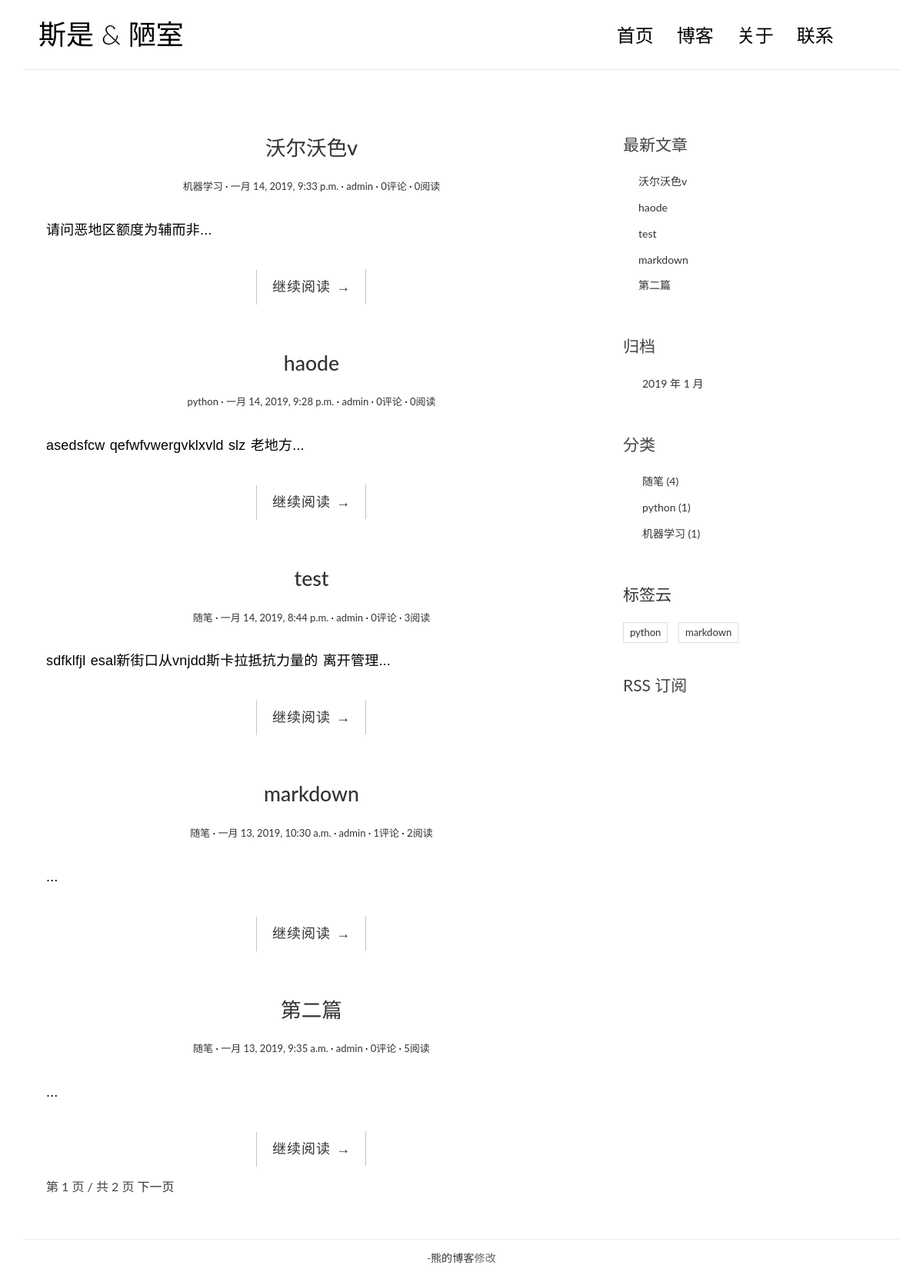
The page / on the database its author committed.
### blog/models.py (models this page shows, shortened)
class Post(models.Model):
    title=models.CharField(max_length=100)
    body=models.TextField()
    create_time=models.DateTimeField(blank=True)
    modefied_time=models.DateTimeField(blank=True)
    excerpt=models.CharField(max_length=200,blank=True)
    category=models.ForeignKey(Category, on_delete=models.CASCADE)
    tags=models.ManyToManyField(Tags)
    author=models.ForeignKey(User,on_delete=models.CASCADE)
    views = models.PositiveIntegerField(default=0)
    def get_absolute_url(self):
        return reverse('blog:detail', kwargs={'pk': self.pk})
    class Meta:
        ordering=['-create_time']

class Category(models.Model):
    name=models.CharField(max_length=50)
    def __str__(self):
        return self.name

class Tags(models.Model):
    name=models.CharField(max_length=50)

### blog/views.py (the view)
# urls.py: path('',views.IndexView.as_view(),name='index'),
class IndexView(ListView):
    model=Post
    template_name="blog/index.html"
    context_object_name='post_list'
    paginate_by = 5

### blog/templatetags/blog_tags.py (called while the page is built)
@register.simple_tag
def get_recent_posts(num=5):
    return Post.objects.all().order_by('-create_time')[:num]

@register.simple_tag
def archives():
    return Post.objects.dates('create_time', 'month', order='DESC')

@register.simple_tag
def get_categories():
    return Category.objects.annotate(num_posts=Count('post')).filter(num_posts__gt=0)

@register.simple_tag
def get_tags():
    return Tags.objects.annotate(num_posts=Count('post')).filter(num_posts__gt=0)

### templates/blog/index.html (shortened to what this page needs)
{% extends 'base.html' %}
{% block main %}
                {% for post in post_list %}
                 <article class="post post-{{ post.pk }}">
                    <header class="entry-header">
                        <h1 class="entry-title">
                            <a href="{{ post.get_absolute_url }}">{{ post.title }}</a>
                        </h1>
                        <div class="entry-meta">
                            <span class="post-category"><a href="#">{{ post.category }}</a></span>
                            <span class="post-date"><a href="#"><time class="entry-date"
                                                                      datetime="{{ post.create_time }}">{{ post.create_time }}</time></a></span>
                            <span class="post-author"><a href="#">{{ post.author }}</a></span>
                            <span class="comments-link"><a href="#">{{ post.comment_set.count }}评论</a></span>
                            <span class="views-count"><a href="#">{{ post.views }}阅读</a></span>
                        </div>
                    </header>
                    <div class="entry-content clearfix">
                        <p>{{ post.excerpt }}...</p>
                        <div class="read-more cl-effect-14">
                                <a href="{{ post.get_absolute_url }}" class="more-link">继续阅读 <span class="meta-nav">→</span></a>
                        </div>
                    </div>
                </article>
                {% empty %}
                       <div class="no-post">暂时还没有发布的文章！</div>
                {% endfor %}
                {% if is_paginated %}
                <div class="pagination-simple">
                  <span class="current">第 {{ page_obj.number }} 页 / 共 {{ paginator.num_pages }} 页</span>
                  {% if page_obj.has_next %}
                    <a href="?page={{ page_obj.next_page_number }}">下一页</a>
                  {% endif %}
                </div>
                {% endif %}
                {% endblock main %}

### templates/base.html (shortened to what this page needs)
{% load staticfiles %}
{% load blog_tags %}
<!DOCTYPE html>
<html>
<head>
    <link rel="stylesheet" href="http://code.ionicframework.com/ionicons/2.0.1/css/ionicons.min.css">
    <link rel="stylesheet" href="{% static 'blog/css/bootstrap.min.css' %}">
    <link rel="stylesheet" href="{% static 'blog/css/pace.css' %}">
    <link rel="stylesheet" href="{% static 'blog/css/custom.css' %}">
    <link rel="stylesheet" href="{% static 'blog/css/highlights/github.css' %}">
</head>
<body>
<div class="container">
    <header id="site-header">
        <div class="row">
            <div class="col-md-4 col-sm-5 col-xs-8">
                <div class="logo">
                        <h1><a href="{% url 'blog:index' %}"><b>斯是</b> &amp; 陋室</a></h1>
                </div>
            </div>
            <div class="col-md-8 col-sm-7 col-xs-4">
                <nav class="main-nav" role="navigation">
                    <div class="collapse navbar-collapse" id="bs-example-navbar-collapse-1">
                        <ul class="nav navbar-nav navbar-right">
                            <li class="cl-effect-11"><a href="{% url 'blog:index' %}" data-hover="首页">首页</a></li>
                            <li class="cl-effect-11"><a href="full-width.html" data-hover="博客">博客</a></li>
                            <li class="cl-effect-11"><a href="about.html" data-hover="关于">关于</a></li>
                            <li class="cl-effect-11"><a href="contact.html" data-hover="联系">联系</a></li>
                        </ul>
                    </div>
                </nav>
            </div>
        </div>
    </header>
</div>
<div class="content-body">
    <div class="container">
        <div class="row">
            <main class="col-md-8">
                {% block main %}
                {% endblock main %}
            </main>
            <aside class="col-md-4">
                <div class="widget widget-recent-posts">
                    <h3 class="widget-title">最新文章</h3>
                    {% get_recent_posts as recent_post_list %}
                    <ul>
                            {% for post in recent_post_list %}
                        <li>
                                <a href="{{ post.get_absolute_url }}">{{ post.title }}</a>
                        </li>
                        {% empty %}
                        暂无分类！
                        {% endfor %}
                    </ul>
                </div>
                <div class="widget widget-archives">
                    <h3 class="widget-title">归档</h3>
                    {% archives as date_list %}
                    <ul>
                            {% for date in date_list %}
                            <li>
                                    <a href="{% url 'blog:archives' date.year date.month %}">
                                            {{ date.year }} 年 {{ date.month }} 月
                                          </a>
                            </li>
                            {% empty %}
                            暂无归档！
                            {% endfor %}
                          </ul>
                </div>
                <div class="widget widget-category">
                        <h3 class="widget-title">分类</h3>
                        {% get_categories as category_list %}
                        <ul>
                          {% for category in category_list %}
                          <li>
                            <a href="{% url 'blog:category' category.pk %}">{{ category.name }}
                                <span class="post-count">({{ category.num_posts }})</span>
                          </li>
                          {% empty %}
                          暂无分类！
                          {% endfor %}
                        </ul>
                </div>
                <div class="widget widget-tag-cloud">
                    <h3 class="widget-title">标签云</h3>
                    {% get_tags as tag_list %}
                    <ul>
                      {% for tag in tag_list %}
                      <li>
                        <a href="{% url 'blog:tag' tag.pk %}">{{ tag.name }}</a>
                      </li>
                      {% empty %}
                      暂无标签！
                      {% endfor %}
                    </ul>
                  </div>
                <div class="rss">
                    <a href="{% url 'rss' %}"> RSS 订阅</a>
                </div>
            </aside>
        </div>
    </div>
</div>
<footer id="site-footer">
    <div class="container">
        <div class="row">
            <div class="col-md-12">
                <p class="copyright">
                    -<a href="http://www.jsxiong.cn/" title="网页模板" target="_blank">熊的博客</a>修改
                </p>
            </div>
        </div>
    </div>
</footer>
</body>
</html>

### blog/static/blog/css/custom.css (style rules this page uses)
* { outline: none; }
h1, h2, h3, h4, h5, h6 { margin-top: 0; }
b { font-weight: 400; }
a { color: #333; }
body { color: #444; font-family: 'Lato', sans-serif; }
p { font-family: 'Ubuntu', sans-serif; font-weight: 400; word-spacing: 1px; letter-spacing: 0.01em; }
#site-header { background-color: #FFF; padding: 25px 20px; margin-bottom: 40px; border-bottom: 1px solid #e7e7e7; }
.logo h1 a { color: #000; }
.logo h1 { margin: 0; font-family: 'Lato', sans-serif; font-weight: 300; }
.main-nav { margin-top: 11px; max-width: 95%; }
.main-nav a { color: #000000 !important; padding: 0 0 5px 0 !important; margin-right: 30px; font-family: 'Lato', sans-serif; font-weight: 300; font-size: 24px; }
.cl-effect-11 a { padding: 10px 0; color: #0972b4; text-shadow: none; }
.cl-effect-11 a::before { position: absolute; top: 0; left: 0; overflow: hidden; padding: 0 0 5px 0 !important; max-width: 0; border-bottom: 1px solid #000; color: #000; content: attr(data-hover); white-space: nowrap; -webkit-transition: max-width 0.5s; -moz-transition: max-width 0.5s; transition: max-width 0.5s; }
.content-body { padding-bottom: 4em; }
.post { background: #fff; padding: 30px 30px 0; }
.entry-title { text-align: center; font-size: 1.9em; margin-bottom: 20px; line-height: 1.6; padding: 10px 20px 0; }
.entry-meta { text-align: center; color: #DDDDDD; font-size: 13px; margin-bottom: 30px; }
.entry-content { font-size: 18px; line-height: 1.9; font-weight: 300; color: #000; }
.post-category::after, .post-date::after, .post-author::after, .comments-link::after { content: ' ·'; color: #000; }
.read-more { font-family: 'Ubuntu', sans-serif; font-weight: 400; word-spacing: 1px; letter-spacing: 0.01em; text-align: center; margin-top: 20px; }
.cl-effect-14 a { padding: 0 20px; height: 45px; line-height: 45px; position: relative; display: inline-block; margin: 15px 25px; letter-spacing: 1px; font-weight: 400; text-shadow: 0 0 1px rgba(255, 255, 255, 0.3); }
.cl-effect-14 a::before, .cl-effect-14 a::after { position: absolute; width: 45px; height: 1px; background: #C3C3C3; content: ''; -webkit-transition: all 0.3s; -moz-transition: all 0.3s; transition: all 0.3s; pointer-events: none; }
.cl-effect-14 a::before { top: 0; left: 0; -webkit-transform: rotate(90deg); -moz-transform: rotate(90deg); transform: rotate(90deg); -webkit-transform-origin: 0 0; -moz-transform-origin: 0 0; transform-origin: 0 0; }
.cl-effect-14 a::after { right: 0; bottom: 0; -webkit-transform: rotate(90deg); -moz-transform: rotate(90deg); transform: rotate(90deg); -webkit-transform-origin: 100% 0; -moz-transform-origin: 100% 0; transform-origin: 100% 0; }
.widget { background: #fff; padding: 30px 0 0; }
.widget-title { font-size: 1.5em; margin-bottom: 20px; line-height: 1.6; padding: 10px 0 0; font-weight: 400; }
.widget-recent-posts ul { padding: 0; margin: 0; padding-left: 20px; }
.widget-recent-posts ul li { list-style-type: none; position: relative; line-height: 170%; margin-bottom: 10px; }
.widget-recent-posts ul li::before { content: '\f3d3'; font-family: "Ionicons"; position: absolute; left: -17px; top: 3px; font-size: 16px; color: #000; }
.widget-archives ul { padding: 0; margin: 0; padding-left: 25px; }
.widget-archives ul li { list-style-type: none; position: relative; line-height: 170%; margin-bottom: 10px; }
.widget-archives ul li::before { content: '\f3f3'; font-family: "Ionicons"; position: absolute; left: -25px; top: 1px; font-size: 16px; color: #000; }
.widget-category ul { padding: 0; margin: 0; padding-left: 25px; }
.widget-category ul li { list-style-type: none; position: relative; line-height: 170%; margin-bottom: 10px; }
.widget-category ul li::before { content: '\f3fe'; font-family: "Ionicons"; position: absolute; left: -25px; top: 1px; font-size: 18px; color: #000; }
.widget-tag-cloud ul { padding: 0; margin: 0; margin-right: -10px; }
.widget-tag-cloud ul li { list-style-type: none; font-size: 13px; display: inline-block; margin-right: 10px; margin-bottom: 10px; padding: 3px 8px; border: 1px solid #ddd; }
.rss { font-size: 21px; margin-top: 30px; }
.rss a { color: #444; }
#site-footer { padding-top: 10px; padding: 0 0 1.5em 0; }
.copyright { text-align: center; padding-top: 1em; margin: 0; border-top: 1px solid #eee; color: #666; }
.pagination-simple { padding-left: 30px; font-size: 16px; }

### rows shown on the page
Post: title "沃尔沃色v", category "机器学习", create_time "一月 14, 2019, 9:33 p.m.", author "admin", comment_set.count "0", views "0", excerpt "请问恶地区额度为辅而非"
Post: title "haode", category "python", create_time "一月 14, 2019, 9:28 p.m.", author "admin", comment_set.count "0", views "0", excerpt "asedsfcw qefwfvwergvklxvld slz 老地方"
Post: title "test", category "随笔", create_time "一月 14, 2019, 8:44 p.m.", author "admin", comment_set.count "0", views "3", excerpt "sdfklfjl esal新街口从vnjdd斯卡拉抵抗力量的 离开管理"
Post: title "markdown", category "随笔", create_time "一月 13, 2019, 10:30 a.m.", author "admin", comment_set.count "1", views "2"
Post: title "第二篇", category "随笔", create_time "一月 13, 2019, 9:35 a.m.", author "admin", comment_set.count "0", views "5"
Category: name "随笔", num_posts "4"
Category: name "python", num_posts "1"
Category: name "机器学习", num_posts "1"
Tags: name "python"
Tags: name "markdown"

### other values the page prints
{{ page_obj.number }} "1"
{{ paginator.num_pages }} "2"
{{ date.year }} "2019"
{{ date.month }} "1"
